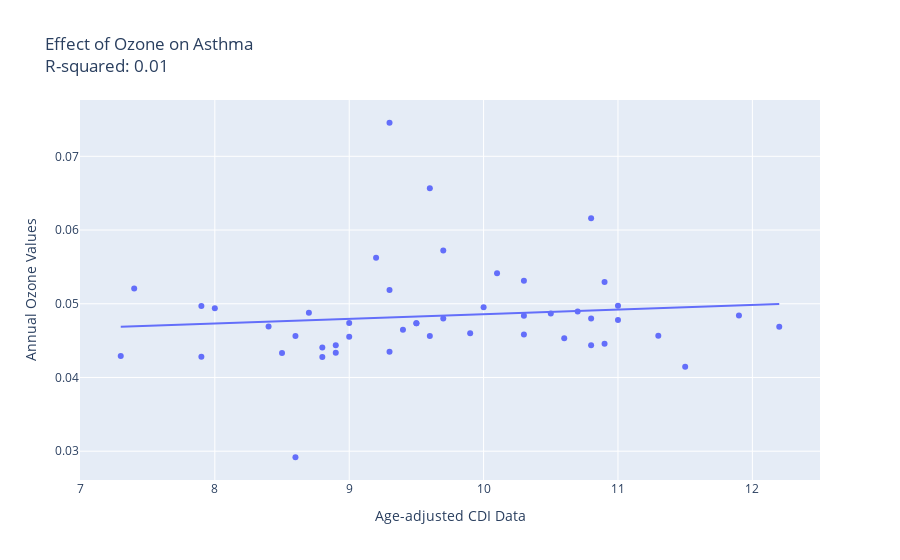

The code cell stored with this chart in its notebook:
### Code cell
## Ozone and Asthma
plot_indiv_cdi('Ozone', "Asthma", asthma_df)

### Figure 1 — Plotly figure (JSON) as saved in the notebook; plotly's stock layout.template omitted (floating-point values rounded to 4 significant figures)
{"data": [{"hovertemplate": "<b>%{hovertext}</b><br><br>Age-adjusted CDI Data=%{x}<br>Annual Ozone Values=%{y}<extra></extra>", "hovertext": ["Alabama", "Arizona", "Arkansas", "California", "Colorado", "Connecticut", "Delaware", "Florida", "Georgia", "Hawaii", "Idaho", "Illinois", "Indiana", "Iowa", "Kansas", "Kentucky", "Louisiana", "Maine", "Maryland", "Massachusetts", "Michigan", "Minnesota", "Mississippi", "Missouri", "Montana", "Nevada", "New Hampshire", "New Jersey", "New Mexico", "New York", "North Carolina", "North Dakota", "Ohio", "Oklahoma", "Oregon", "Pennsylvania", "Rhode Island", "South Carolina", "South Dakota", "Tennessee", "Texas", "Utah", "Vermont", "Virginia", "Washington", "Wisconsin", "Wyoming"], "legendgroup": "", "marker": {"color": "#636efa", "symbol": "circle"}, "mode": "markers", "name": "", "orientation": "v", "showlegend": false, "type": "scatter", "x": [9, 9.7, 8.9, 9.3, 9.6, 10.9, 10.8, 7.3, 8.9, 8.6, 9.3, 8.7, 9.7, 9.3, 9.9, 11.3, 7.9, 10.9, 9, 10.6, 11, 8.5, 8.8, 9.5, 10.8, 9.2, 11.9, 8.6, 10.1, 9.5, 7.9, 8.8, 10, 11, 10.7, 10.5, 12.2, 9.4, 8, 10.3, 7.4, 10.8, 11.5, 8.4, 9.6, 10.3, 10.3], "xaxis": "x", "y": [0.04553, 0.05724, 0.04336, 0.07455, 0.06566, 0.05295, 0.04437, 0.0429, 0.04436, 0.02918, 0.05188, 0.04878, 0.04799, 0.04349, 0.046, 0.04566, 0.0428, 0.04459, 0.04738, 0.0453, 0.0478, 0.04333, 0.04279, 0.04735, 0.048, 0.05625, 0.04842, 0.04564, 0.05414, 0.04735, 0.04968, 0.04408, 0.04952, 0.04974, 0.04895, 0.04869, 0.04689, 0.04648, 0.04938, 0.04583, 0.05208, 0.06161, 0.04146, 0.04691, 0.04561, 0.04836, 0.0531], "yaxis": "y"}, {"hovertemplate": "<b>OLS trendline</b><br>Ozone = 0.000634625 * DataValue + 0.042232<br>R<sup>2</sup>=0.011840<br><br>Age-adjusted CDI Data=%{x}<br>Annual Ozone Values=%{y} <b>(trend)</b><extra></extra>", "legendgroup": "", "marker": {"color": "#636efa", "symbol": "circle"}, "mode": "lines", "name": "", "showlegend": false, "type": "scatter", "x": [7.3, 7.4, 7.9, 7.9, 8, 8.4, 8.5, 8.6, 8.6, 8.7, 8.8, 8.8, 8.9, 8.9, 9, 9, 9.2, 9.3, 9.3, 9.3, 9.4, 9.5, 9.5, 9.6, 9.6, 9.7, 9.7, 9.9, 10, 10.1, 10.3, 10.3, 10.3, 10.5, 10.6, 10.7, 10.8, 10.8, 10.8, 10.9, 10.9, 11, 11, 11.3, 11.5, 11.9, 12.2], "xaxis": "x", "y": [0.04686, 0.04693, 0.04725, 0.04725, 0.04731, 0.04756, 0.04763, 0.04769, 0.04769, 0.04775, 0.04782, 0.04782, 0.04788, 0.04788, 0.04794, 0.04794, 0.04807, 0.04813, 0.04813, 0.04813, 0.0482, 0.04826, 0.04826, 0.04832, 0.04832, 0.04839, 0.04839, 0.04851, 0.04858, 0.04864, 0.04877, 0.04877, 0.04877, 0.0489, 0.04896, 0.04902, 0.04909, 0.04909, 0.04909, 0.04915, 0.04915, 0.04921, 0.04921, 0.0494, 0.04953, 0.04978, 0.04997], "yaxis": "y"}], "layout": {"legend": {"tracegroupgap": 0}, "title": {"text": "Effect of Ozone on Asthma<br>R-squared: 0.01"}, "xaxis": {"anchor": "y", "domain": [0, 1], "title": {"text": "Age-adjusted CDI Data"}}, "yaxis": {"anchor": "x", "domain": [0, 1], "title": {"text": "Annual Ozone Values"}}}}
